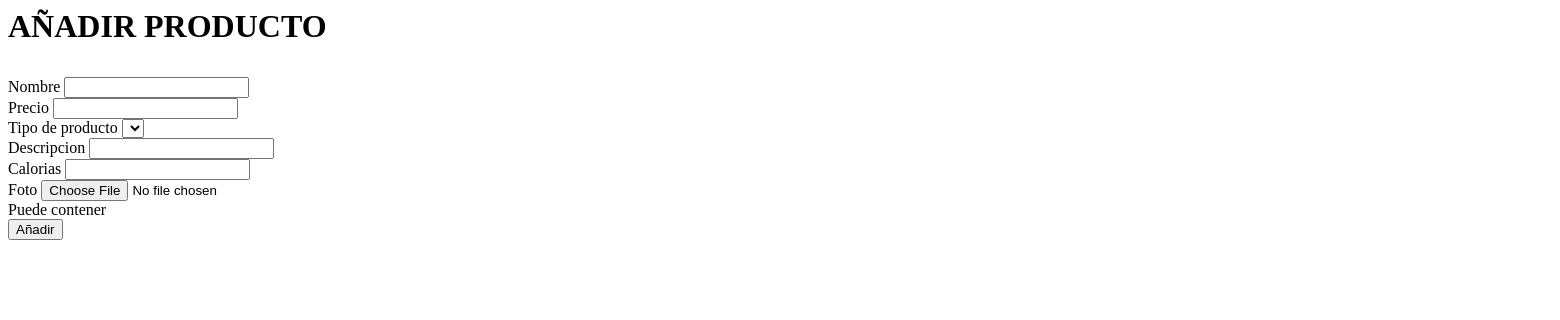
Page /admin/aniadirProductos.php (signed in) on the earlier database version.
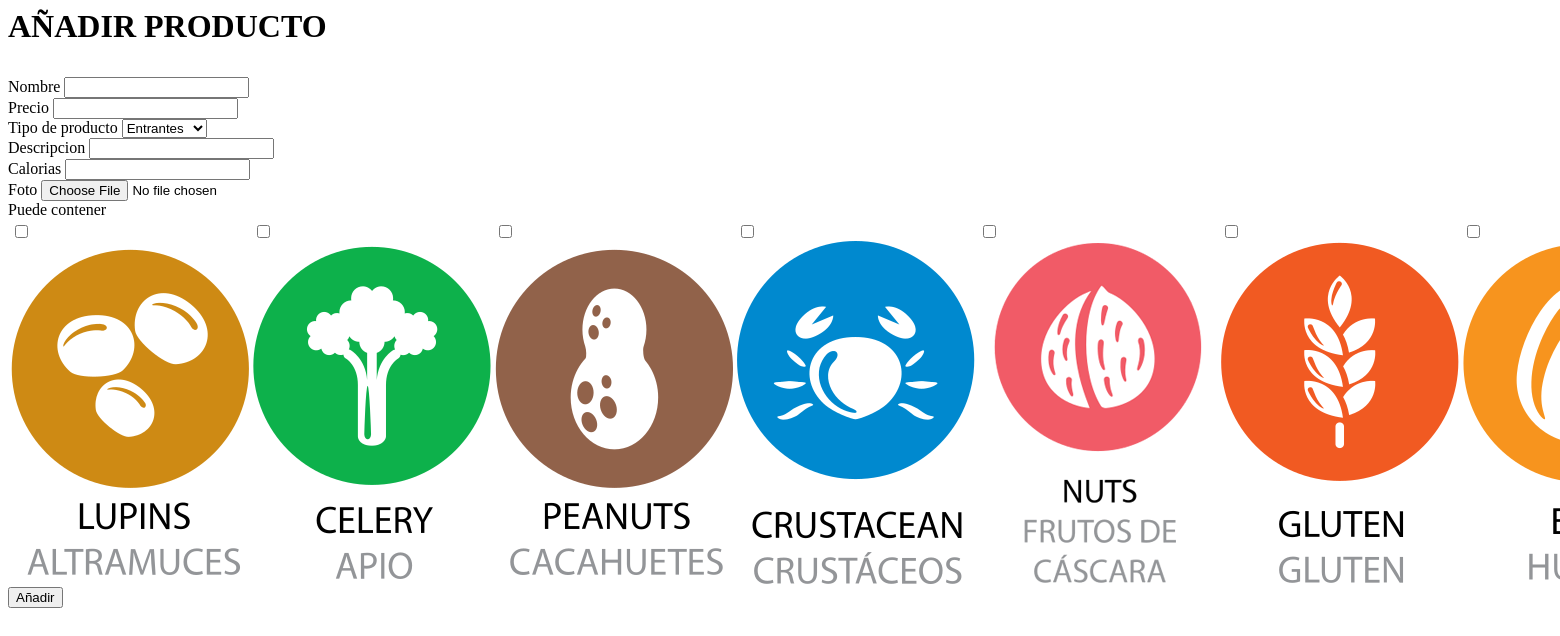
Same page on the later database version.
### tables this page shows
CREATE TABLE IF NOT EXISTS alergeno(
  id_alergeno TINYINT UNSIGNED PRIMARY KEY AUTO_INCREMENT,
  nombre VARCHAR(15) NOT NULL,
  foto VARCHAR(100) DEFAULT NULL,
  is_delete CHAR(1) NOT NULL DEFAULT 0
);

### procedimientos/procedimientos.php (called while the page is built, shortened)
<?php
require_once '../conexion/conexion.php';
class procedimientos{
    public $conexion;
    public $resultado;
    public function conect(){
        $obj = new conexion();
        $this->conexion = new mysqli($obj->getServer(), $obj->getUser(), $obj->getPass(),$obj->getDataBase());
        $this->conexion->set_charset("UTF8");
    }
    public function consultas($query){
        $this->resultado = $this->conexion->query($query);
    }
    public function devolverFilas(){
        return $this->resultado->fetch_array();
    }
}

### conexion/conexion.php (called while the page is built, shortened)
<?php
class conexion{
    private $server = "localhost";
    private $user = "root";
    private $pass = "";
    private $dataBase = "restaurante";
    public function getServer(){
        return $this->server;
    }
    public function getUser(){
        return $this->user;
    }
    public function getPass(){
        return $this->pass;
    }
    public function getDataBase(){
        return $this->dataBase;
    }
}

### admin/aniadirProductos.php (the view, shortened to what this page needs)
<?php
include_once '../procedimientos/procedimientos.php';
$conexion = new procedimientos();
$conexion->conect();
?>
<html lang="en">
<div class="col-md-9 pull-md-right main-content">
    <div class="col-md-12 text-center"><h1><p>AÑADIR PRODUCTO</p></h1></div>
    <form action="../consultas/nuevoProducto.php" method="POST" enctype="multipart/form-data">
        <div class="row">
            <div class="col-md-6 form-group">
                <div class="form-group">
                    <label for="nombre" class="control-label">Nombre</label>
                    <input type="text" name="nombre" id="nombre" class="form-control" required>
                </div>
                <div class="form-group">
                    <label for="precio" class="control-label">Precio</label>
                    <input type="text" name="precio" id="precio" class="form-control" required>
                </div>
                <div class="form-group">
                    <label for="tipo" class="control-label">Tipo de producto</label>
                    <select name="tipo" class="form-control" id="tipo" required>
                      <?php
                      $query = "SELECT * FROM tipo_producto";
                      $conexion->consultas($query);
                      while($resultado = $conexion->devolverFilas()){
                        echo '<option value="'.$resultado["id_tipo_producto"].'">'.$resultado["nombre"].'</option>';
                      }?>
                    </select>
                </div>
            </div>
            <div class="col-md-6 form-group">
                <div class="form-group">
                    <label for="descripcion" class="control-label">Descripcion</label>
                    <input type="text" name="descripcion" id="descipcion" class="form-control">
                </div>
                <div class="form-group">
                    <label for="calorias" class="control-label">Calorias</label>
                    <input type="text" name="calorias" id="calorias" class="form-control">
                </div>
            </div>
            <div class="col-md-8 form-group">
                <div class="form-group">
                    <label for="foto" class="control-label">Foto</label>
                    <input type="file" name="foto" id="foto" class="form-control">
                </div>
            </div>
            <div class="col-md-12 form-group">
                <div class="col-md-12 form-group">
                    <label for="nombre" class="control-label">Puede contener</label><?php
                    $query = "SELECT * FROM alergeno";
                    $conexion->consultas($query);echo '
                        <table class="table-responsive">
                            <tr>';
                            while($resultado = $conexion->devolverFilas()){echo'
                                <td>
                                    <label id="contenedorImagen">
                                        <input type="checkbox" class="checkImagen" id="alergeno" name="alergeno[]" value="'.$resultado["id_alergeno"].'"/>';
                                        if($resultado["foto"] == "NULL"){
                                            echo '<img src="../imagenes/imagen-no-disponible.gif" id="imagen'.$resultado["id_alergeno"].'"/>';
                                        }else{
                                            echo '<img src="../imagenes/alergenos/'.$resultado["foto"].'" id="imagen'.$resultado["id_alergeno"].'"/>';
                                        }echo'
                                    </label>
                                </td>';
                            }echo '
                            </tr>
                        </table>';
                    ?>
                </div>
            </div>
        </div>
        <div class="col-md-12 " id="boton">
            <button type="submit" class="btn btn-info" id="submit">Añadir</button>
        </div>
    </form>
</div>
</html>

Differences in the rows shown:
added alergeno: foto (picture)
added alergeno: foto (picture)
added alergeno: foto (picture)
added alergeno: foto (picture)
added alergeno: foto (picture)
added alergeno: foto (picture)
added alergeno: foto (picture)
Other differences:
form field tipo: (not shown) → "Entrantes"
